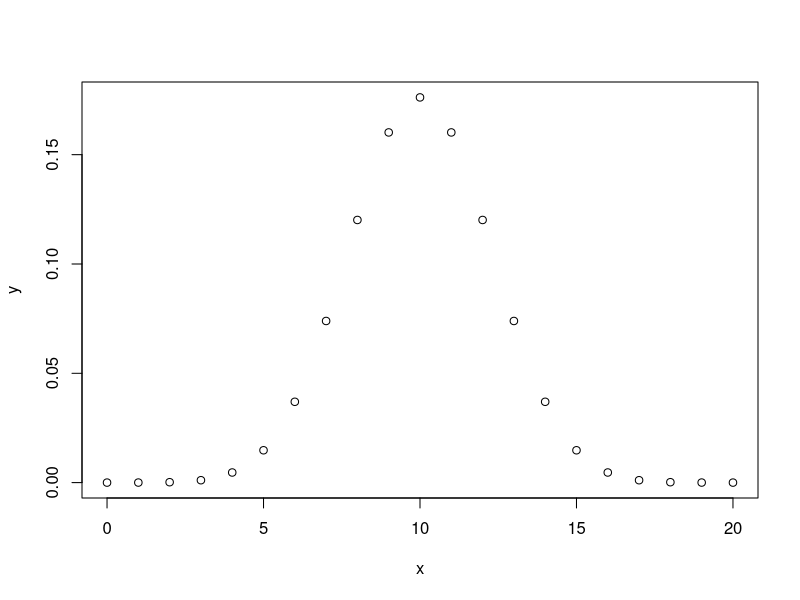
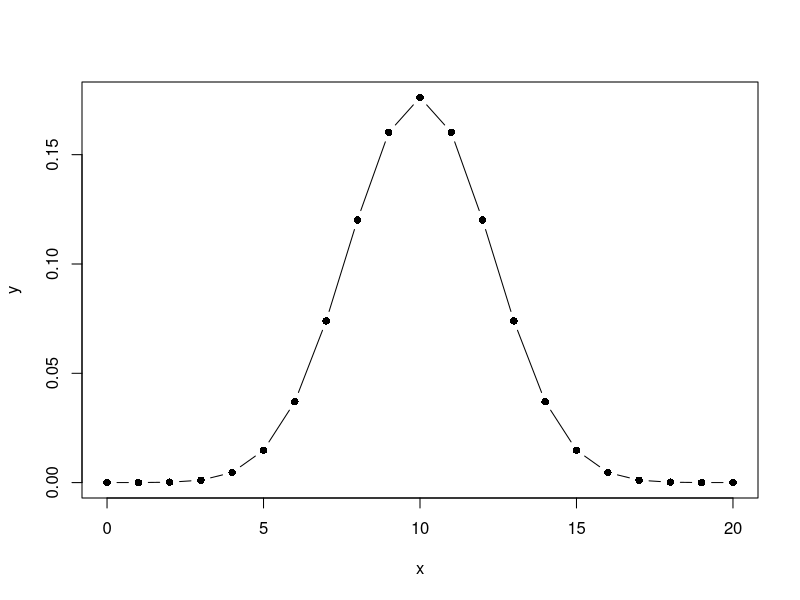
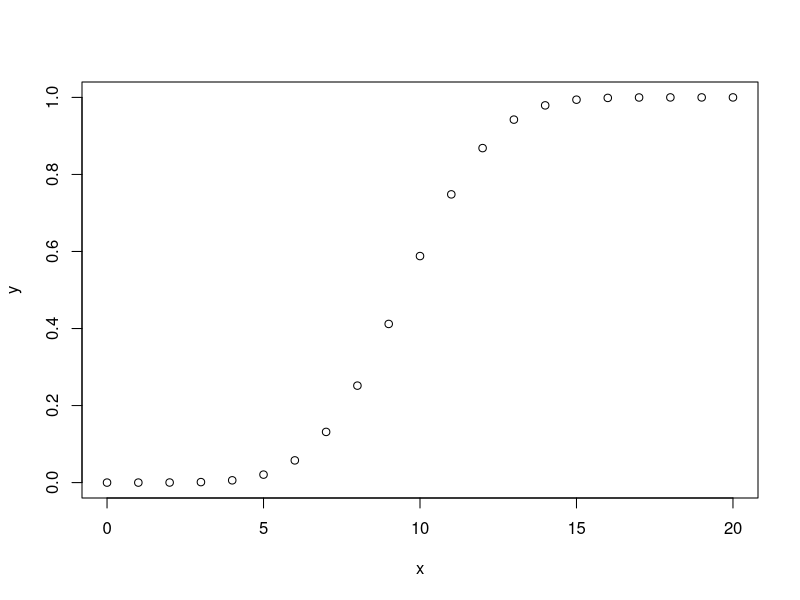
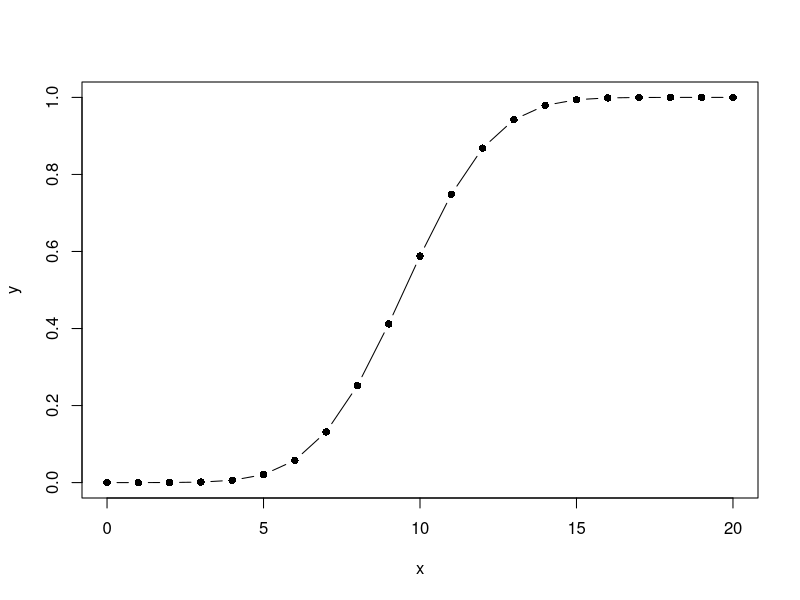
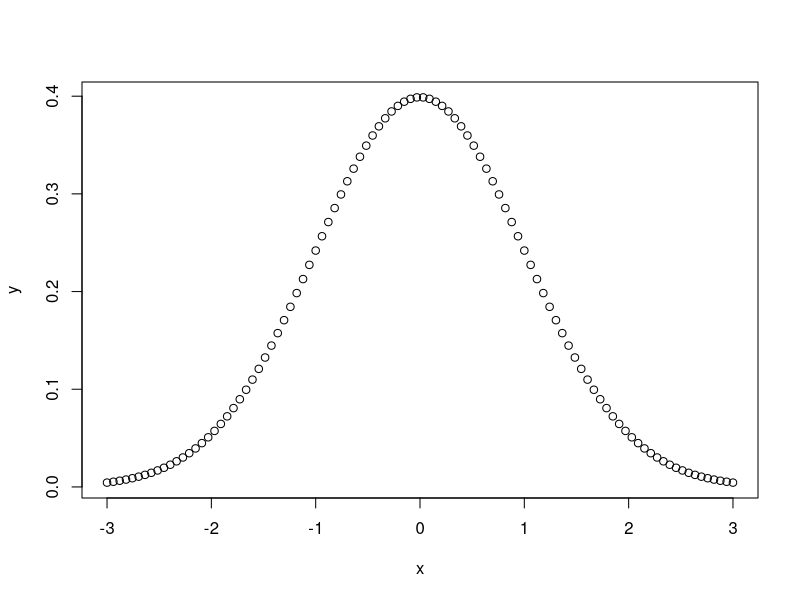
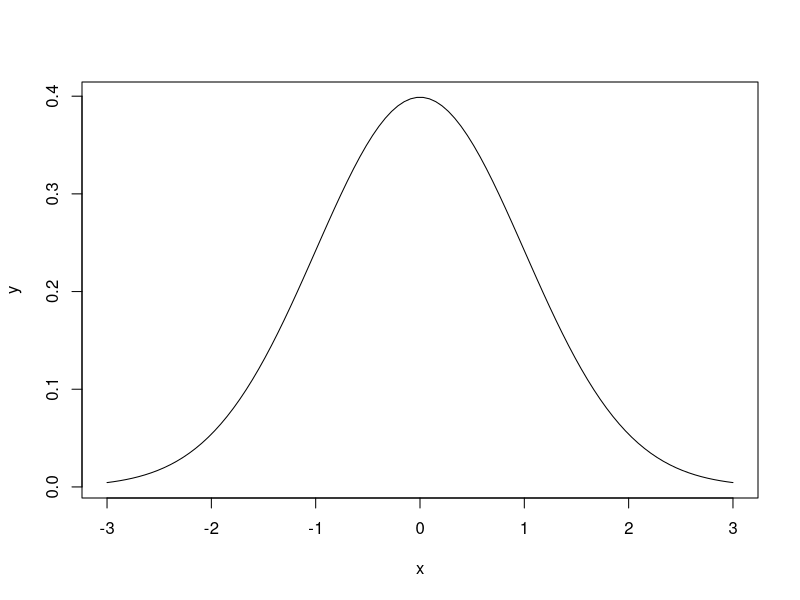
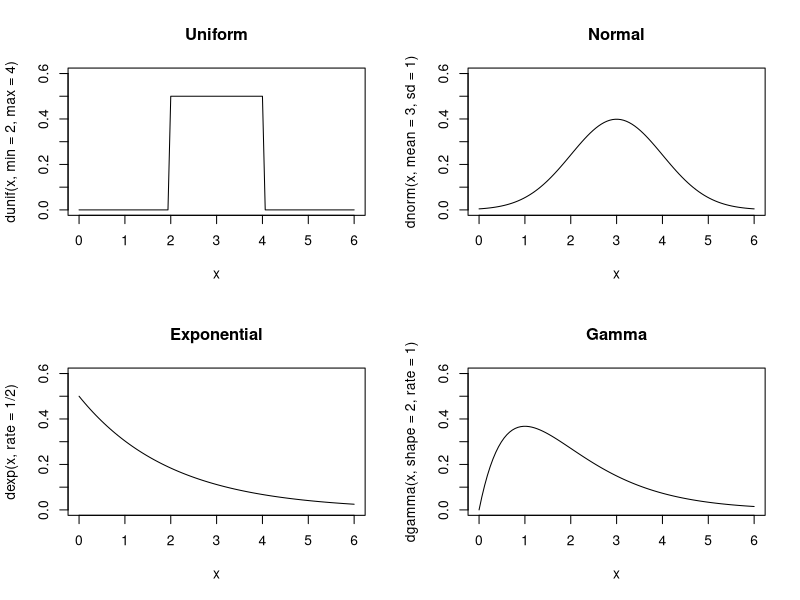
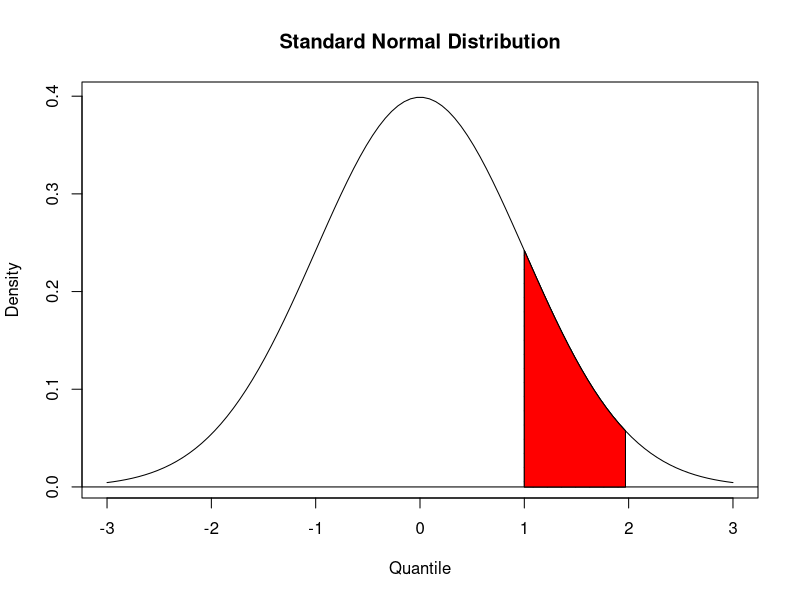

Write R code to recreate these figures, in order.

### Counting the number of combinations
#choose(n,k) = n!/k!(n-k)!
choose(3,2)
factorial(3)/(factorial(2)*factorial(3-2))

choose(5,3)
factorial(5)/(factorial(3)*factorial(5-3))

choose(50,3)
factorial(50)/(factorial(3)*factorial(50-3))

choose(4,2)

### Generating combinations
#combn(items, k)
combn(1:5,3)
combn(c("T1","T2","T3","T4","T5"),3)

### Generate random numbers
runif(1)
runif(10)
runif(10,min = -3,max = 3)

rnorm(10)
rnorm(10,mean = 100,sd = 15)
rnorm(3,mean = c(-10,0,10),sd = 1)


### Generating reproducible random numbers
set.seed(100)
runif(10)
set.seed(100)
runif(10)

#### Generating a random sample
library(MASS)
df <- Cars93
sample(df$Price, 10)
sample(df$Manufacturer,10)



?sample

sample(1:10,size = 10,replace = FALSE)
sample(1:10,size = 10,replace = TRUE)


?set.seed
set.seed(100)
sample(1:10)
sample(1:10,size = 10,replace = FALSE)
sample(c("H","T"),size = 10,replace = TRUE)
sample(c("blue","yellow","red","green","purple"),size = 5,replace = FALSE)



births <- sample(c("boy","girl"),size = 10,replace = TRUE,prob = c(0.513,0.487))
births
table(births)
manybirths <- sample(c("boy","girl"),size = 100000,replace = TRUE,prob = c(0.513,0.487))
table(manybirths)


?dbinom
dbinom(5,size = 10,prob = 0.5)
dbinom(7,size = 10,prob = 0.5)
pbinom(7,size = 10,prob = 0.5)
pbinom(7,size = 10,prob = 0.5,lower.tail = FALSE)

dbinom(6,size = 10,prob = 0.5) + dbinom(7,size = 10,prob = 0.5)
pbinom(7,size = 10,prob = 0.5) - pbinom(5,size = 10,prob = 0.5)
pbinom(c(5,7),size = 10,prob = 0.5)
diff(pbinom(c(5,7),size = 10,prob = 0.5))


n <- 20
x <- 0:n
y <- dbinom(x,size = n,prob = 0.5)
plot(x,y)
plot(x,y,type = "b",pch = 16,col="black")


n <- 20
x <- 0:n
y <- pbinom(x,size = n,prob = 0.5)
plot(x,y)
plot(x,y,type = "b",pch = 16,col="black")


x <- seq(from = -3,to = 3,length.out = 100)
y <- dnorm(x)
plot(x,y)
plot(x,y,type = "l",pch = 16,col="black")


### plot multiple graphs
x <- seq(from=0,to = 6,length.out = 100)
ylim <- c(0,0.6)
par(mfrow=c(2,2))
plot(x,dunif(x,min=2,max=4),main="Uniform",type="l",ylim=ylim)
plot(x,dnorm(x,mean=3,sd=1),main="Normal",type="l",ylim=ylim)
plot(x,dexp(x,rate=1/2),main="Exponential",type="l",ylim=ylim)
plot(x,dgamma(x,shape=2,rate = 1),main="Gamma",type="l",ylim=ylim)


### shading a region
par(mfrow=c(1,1))
x <- seq(from=-3,to = 3,length.out = 100)
y <- dnorm(x)
plot(x,y,main="Standard Normal Distribution",type="l",ylab = "Density",xlab="Quantile")
abline(h = 0)
region.x <- x[1 <= x & x <= 2]
region.y <- y[1 <= x & x <= 2]
region.x <- c(region.x[1],region.x,tail(region.x,1))
region.y <- c(0,region.y,0)
polygon(region.x,region.y,density = 10)
polygon(region.x,region.y,density = -1,col="red")

### http://www.alisonsinclair.ca/2011/03/shading-between-curves-in-r/
x <- seq(-3,3,0.01)
y1 <- dnorm(x,0,1)
y2 <- 0.5*dnorm(x,0,1)
plot(x,y1,type="l",bty="L",xlab="X",ylab="dnorm(X)")
points(x,y2,type="l",col="red")
polygon(c(x,rev(x)),c(y2,rev(y1)),col="skyblue")


### Geometric distribution
dgeom(0,prob = 0.5)
dgeom(1,prob = 0.5)

n <- 10
x <- 0:n
y <- dgeom(x,prob = 0.5)
plot(x,y)
plot(x,y,type = "b",pch = 16,col="black",ylim = c(0,1))

y2 <- dgeom(x, prob=0.8)
lines(x,y2,type = "b",pch = 16,col="red")

y3 <- dgeom(x, prob=0.2)
lines(x,y3,type = "b",pch = 16,col="blue")

### Poisson distribution
### During the last 60 days, there were 3 accidents. What’s the probability that there will be more than 3 accidents during the next month?

dpois(0,lambda = 1.5)
dpois(1,lambda = 1.5)
dpois(2,lambda = 1.5)
dpois(3,lambda = 1.5)
1- dpois(0,1.5)-dpois(1,1.5)-dpois(2,1.5)-dpois(3,1.5)

ppois(3,lambda = 1.5,lower.tail = FALSE)


n <- 20
x <- 0:n
y <- dpois(x,lambda = 1)
plot(x,y)
plot(x,y,type = "b",pch = 16,col="black")

y2 <- dpois(x,lambda = 4)
lines(x,y2,type = "b",pch = 16,col="red")

y3 <- dpois(x,lambda = 10)
lines(x,y3,type = "b",pch = 16,col="blue")


dhyper(1,3,2,2)


x
rev(x)
c(x,rev(x))
c(y2,rev(y1))

age <- 1:10
y.low <- rnorm(length(age), 150, 25) + 10*age
y.high <- rnorm(length(age), 250, 25) + 10*age

plot(age,y.high,type = 'n', ylim = c(100, 400), ylab = 'Y Range', xlab = 'Age (years)')
lines(age, y.low, col = 'grey')
lines(age, y.high, col = 'grey')

polygon(c(age, rev(age)), c(y.high, rev(y.low)),col = "grey30", border = NA)





prob <- dbinom(0:n,size = n,prob = 0.5)
plot(0:n,prob,pch = 16,col="black")

n <- 20
prob <- dbinom(0:n,size = n,prob = 0.7)
plot(0:n,prob,col="green",pch=19)





numbirths <- 10
numboys <- 0:numbirths
binom.prob <- dbinom(numboys,size = numbirths,prob = 0.513)
plot(numboys,binom.prob)
plot(numboys,binom.prob,type = "b")
?plot
plot(numboys,binom.prob,type="b",xlab = "number of boys babies in 10 births", ylab = "probability that this occurs")

pbinom(3,size = 10,prob = 0.513)
dbinom(3,size = 10,prob = 0.513)
1 - pbinom(7,size = 10,prob = 0.513)


numbirths <- 10
numboys <- 0:numbirths
binom.prob <- pbinom(numboys,size = numbirths,prob = 0.513)
plot(numboys,binom.prob)
plot(numboys,binom.prob,type = "b")
plot(numboys,binom.prob,type="b",xlab = "number of boys babies in 10 births", ylab = "probability of this many boy births or fewer")



dbinom(5,10,0.5)



